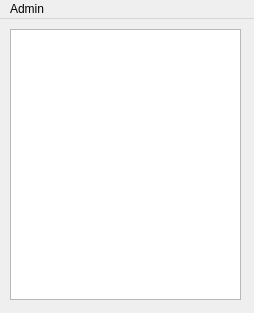
<?xml version="1.0" encoding="UTF-8"?>
<ui version="4.0">
 <class>MainWindow</class>
 <widget class="QMainWindow" name="MainWindow">
  <property name="geometry">
   <rect>
    <x>0</x>
    <y>0</y>
    <width>254</width>
    <height>313</height>
   </rect>
  </property>
  <property name="windowTitle">
   <string>MainWindow</string>
  </property>
  <widget class="QWidget" name="centralWidget">
   <widget class="QListWidget" name="listWidget">
    <property name="geometry">
     <rect>
      <x>10</x>
      <y>10</y>
      <width>231</width>
      <height>271</height>
     </rect>
    </property>
   </widget>
  </widget>
  <widget class="QMenuBar" name="menuBar">
   <property name="geometry">
    <rect>
     <x>0</x>
     <y>0</y>
     <width>254</width>
     <height>21</height>
    </rect>
   </property>
   <widget class="QMenu" name="menuAdmin">
    <property name="title">
     <string>Admin</string>
    </property>
    <addaction name="actionConnect"/>
   </widget>
   <addaction name="menuAdmin"/>
  </widget>
  <action name="actionConnect">
   <property name="text">
    <string>Connect</string>
   </property>
  </action>
 </widget>
 <layoutdefault spacing="6" margin="11"/>
 <resources/>
 <connections/>
</ui>
